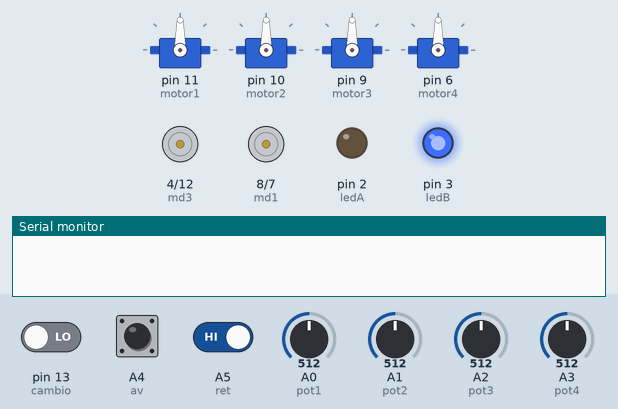
A sketch run on a simulated Arduino Uno, built with avr-gcc and run on an emulated ATmega328P. Shown: 4 × servo, motor-driver pin pairs drawn as motors (green arrow = first pin HIGH = forward, orange = second pin HIGH = backward, longer = more drive), output pins drawn as LEDs (lit = HIGH), the last lines printed to the serial monitor. The test bench sets the inputs (shaded band); at power-on: A5 (ret) HIGH, pin 13 (cambio) LOW, A4 (av) LOW, A0 (pot1) = 512, A1 (pot2) = 512, A2 (pot3) = 512, A3 (pot4) = 512.

Above: at 1.2 s.
1.3 s: A5 (ret) driven LOW
At 2.5 s:
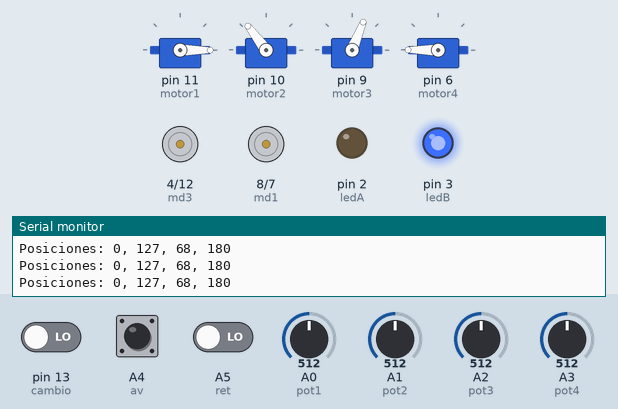
2.8 s: pin 13 (cambio) driven HIGH
At 3.1 s:
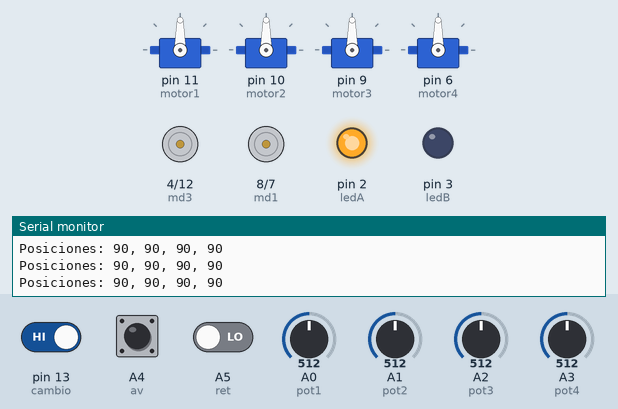
4.3 s: pin 13 (cambio) driven LOW
At 5.4 s:
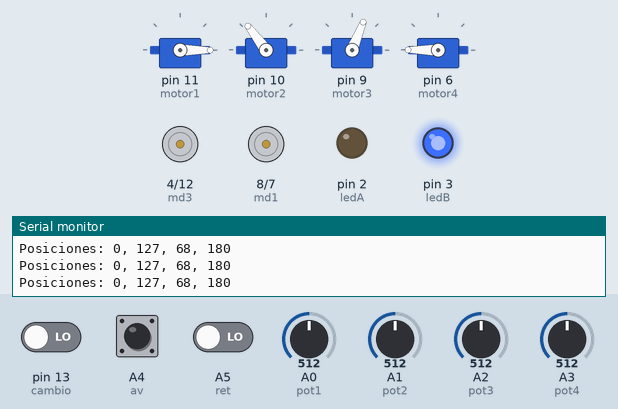
5.8 s: A4 (av) pulsed HIGH 5 times (0.12 s each, 0.3 s apart)
At 7.7 s:
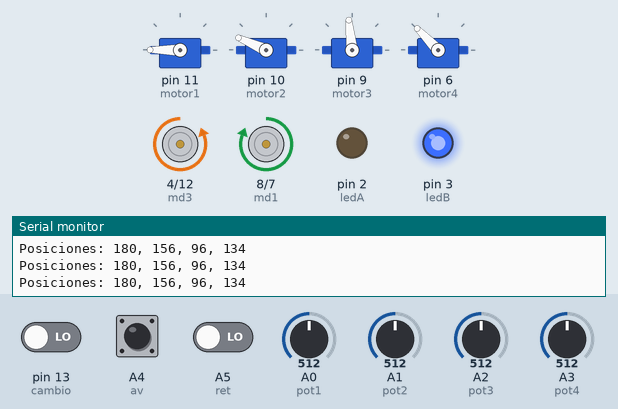
8.8 s: pin 13 (cambio) driven HIGH
At 10.0 s:
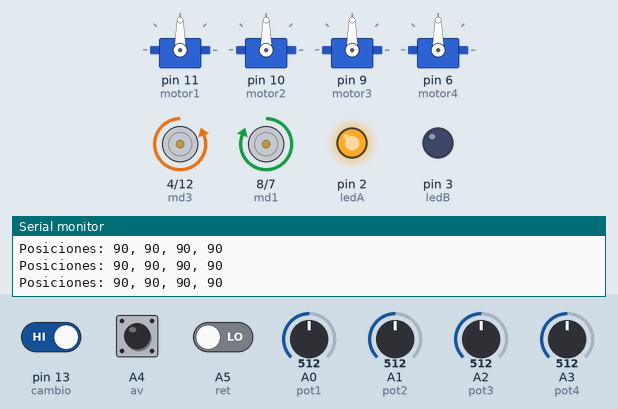
10.3 s: A0 (pot1) set to 716
At 11.2 s:
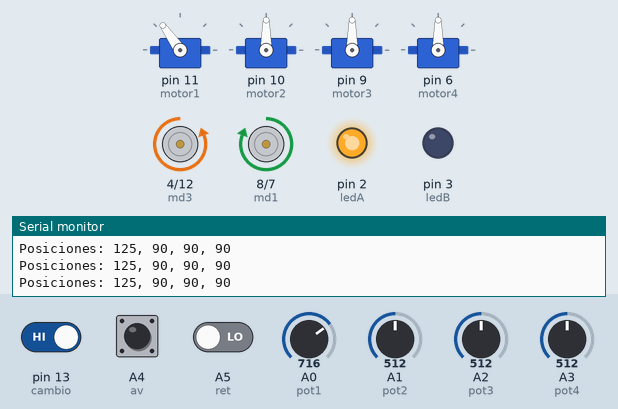
Timing chart, 0 to 12.8 s (numbered marks = the images above; inputs shaded):
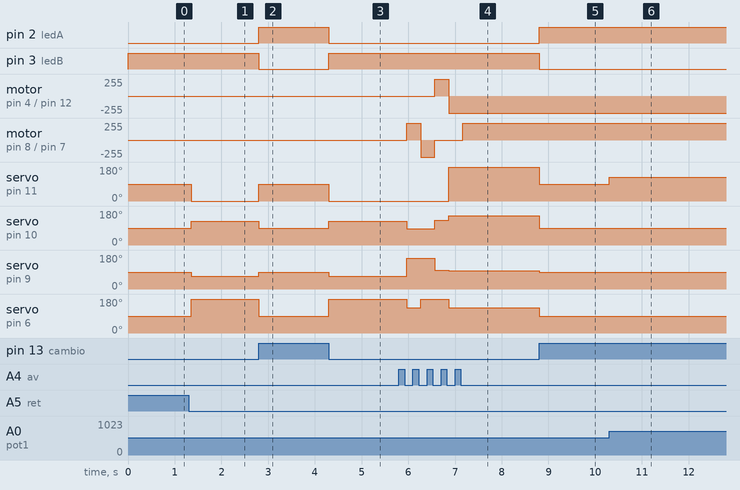

The sketch:

Proyectoparte1.ino
```cpp
#include <Servo.h>
int cambio = 13;
int ledA = 2;
int ledB = 3;

//Configuración de cada servo
Servo Servom1;
int pot1 = A0;
int res1 = 0;
int motor1 = 11;
int mp1 = 0;

Servo Servom2;
int pot2 = A1;
int res2 = 0;
int motor2 = 10;
int mp2 = 0;

Servo Servom3;
int pot3 = A2;
int res3 = 0;
int motor3 = 9;
int mp3 = 0;

Servo Servom4;
int pot4 = A3;
int res4 = 0;
int motor4 = 6;
int mp4 = 0;

int md1 = 8;
int md2 = 7;
int md3 = 4;
int md4 = 12;
int av = A4;
int ret = A5;

int cont = 0;

//Para impresión de ángulos cada 100 ms
unsigned long tiempoAnterior = 0;
const int intervaloImpresion = 100;

//Función para encender leds
void leds(bool t1, bool t2, bool t3, bool t4){
  digitalWrite(md1,t1);
  digitalWrite(md2,t2);
  digitalWrite(md3,t3);
  digitalWrite(md4,t4);
}
//Función para movimiento de servos segun grado
void servos(int a1, int a2, int a3, int a4){
    Servom1.write(a1);
    Servom2.write(a2);
    Servom3.write(a3);
    Servom4.write(a4);

    //Permite imprimir los ángulos en modo automático
    mp1 = a1;
    mp2 = a2;
    mp3 = a3;
    mp4 = a4;
}

void setup() {
  // put your setup code here, to run once:
    Serial.begin(9600);
    Servom1.attach(motor1);
    Servom2.attach(motor2);
    Servom3.attach(motor3);
    Servom4.attach(motor4);
    pinMode(ledA, OUTPUT);
    pinMode(ledB, OUTPUT);
    pinMode(md1, OUTPUT);
    pinMode(md2, OUTPUT);
    pinMode(md3, OUTPUT);
    pinMode(md4, OUTPUT);
    pinMode(av, INPUT);
    pinMode(ret, INPUT);
}

void loop() {
  // put your main code here, to run repeatedly:
    bool modo = digitalRead(cambio);

    if (modo == HIGH) {
        // Modo manual
        digitalWrite(ledA, HIGH);
        digitalWrite(ledB, LOW);

        cont=0;

        res1 = analogRead(pot1);
        mp1 = map(res1, 0, 1023, 0, 180);
        Servom1.write(mp1);

        res2 = analogRead(pot2);
        mp2 = map(res2, 0, 1023, 0, 180);
        Servom2.write(mp2);

        res3 = analogRead(pot3);
        mp3 = map(res3, 0, 1023, 0, 180);
        Servom3.write(mp3);

        res4 = analogRead(pot4);
        mp4 = map(res4, 0, 1023, 0, 180);
        Servom4.write(mp4);

    }
    else {
      // Modo automático con contador
      digitalWrite(ledB, HIGH);
      digitalWrite(ledA, LOW);

      // Transición con debounce
        if (digitalRead(av) == HIGH && digitalRead(ret) == LOW) {
            delay(10);  // Espera inicial para debounce
            if (digitalRead(av) == HIGH) {  // Verificación después del delay
                cont = (cont + 1);
                // Reiniciar contador si es mayor a 5
                if (cont > 6) {
                    cont = 0;
                    }
            while (digitalRead(av) == HIGH) {}  // Espera a que se suelte el botón
            delay(50);
            }
        }
        else if (digitalRead(ret) == HIGH && digitalRead(av) == LOW) {
            delay(10);
            if (digitalRead(ret) == HIGH) {
                cont = (cont - 1);
            // Reiniciar contador si es menor a 0
                if (cont < 0) {
                    cont = 0;
                    }
            while (digitalRead(ret) == HIGH) {}
            delay(50);
        }
    }

      switch (cont) {
            case 0:
                leds(0,0,0,0);
                servos(0,127,68,180);
                break;

            case 1:
                leds(1,0,0,0);
                servos(0,85,163,134);
                break;

            case 2:
                leds(0,1,0,0);
                servos(0,85,163,180);
                break;

            case 3:
                leds(0,0,1,0);
                servos(0,130,98,180);
                break;

            case 4:
                leds(0,0,0,1);
                servos(180,156,96,134);
                break;

            case 5:
                leds(1,0,0,1);
                servos(180,156,96,134);
                break;

            case 6:
                leds(1,1,0,1);
                servos(90,102,73,180);
                break;
    }
  }

  if (millis() - tiempoAnterior >= intervaloImpresion) {
        tiempoAnterior = millis();

        // Usar un solo Serial.print
        Serial.print("Posiciones: ");
        Serial.print(mp1);
        Serial.print(", ");
        Serial.print(mp2);
        Serial.print(", ");
        Serial.print(mp3);
        Serial.print(", ");
        Serial.println(mp4);
    }

}
```

Measured:
- after the input at 1.3 s, servo on pin 11 (motor1): 90° → 0° after 0.05 s; servo on pin 10 (motor2): 90° → 127° after 0.05 s; servo on pin 9 (motor3): 90° → 68° after 0.05 s; servo on pin 6 (motor4): 90° → 180° after 0.05 s
- after the input at 2.8 s, pin 2 (ledA): LOW → HIGH at once; pin 3 (ledB): HIGH → LOW at once; servo on pin 11 (motor1): 0° → 90° at once; servo on pin 10 (motor2): 127° → 90° at once; servo on pin 9 (motor3): 68° → 90° at once
- after the input at 4.3 s, pin 2 (ledA): HIGH → LOW at once; pin 3 (ledB): LOW → HIGH at once; servo on pin 11 (motor1): 90° → 0° at once; servo on pin 10 (motor2): 90° → 127° at once; servo on pin 9 (motor3): 90° → 68° at once
- after the input at 5.8 s, motor on pin 4 (md3) / pin 12 (md4): stopped → forward 255/255 after 0.77 s, → backward 255/255 0.30 s later; motor on pin 8 (md1) / pin 7 (md2): stopped → forward 255/255 after 0.17 s, → backward 255/255 0.30 s later, → stopped 0.30 s later, → forward 255/255 0.60 s later
- after the input at 8.8 s, pin 2 (ledA): LOW → HIGH at once; pin 3 (ledB): HIGH → LOW at once; servo on pin 11 (motor1): 180° → 90° at once; servo on pin 10 (motor2): 156° → 90° at once; servo on pin 9 (motor3): 96° → 90° at once
- after the input at 10.3 s, servo on pin 11 (motor1): 90° → 125° at once
